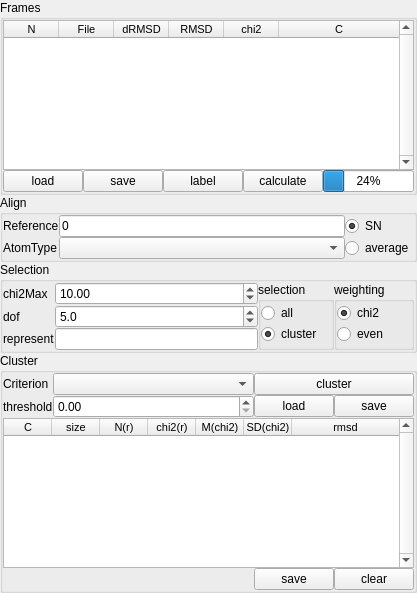
<?xml version="1.0" encoding="UTF-8"?>
<ui version="4.0">
 <class>Form</class>
 <widget class="QWidget" name="Form">
  <property name="geometry">
   <rect>
    <x>0</x>
    <y>0</y>
    <width>391</width>
    <height>560</height>
   </rect>
  </property>
  <property name="sizePolicy">
   <sizepolicy hsizetype="Preferred" vsizetype="Minimum">
    <horstretch>0</horstretch>
    <verstretch>0</verstretch>
   </sizepolicy>
  </property>
  <property name="windowTitle">
   <string>Form</string>
  </property>
  <layout class="QVBoxLayout" name="verticalLayout">
   <property name="spacing">
    <number>0</number>
   </property>
   <property name="margin">
    <number>0</number>
   </property>
   <item>
    <widget class="QGroupBox" name="groupBox">
     <property name="title">
      <string>Frames</string>
     </property>
     <layout class="QGridLayout" name="gridLayout">
      <property name="margin">
       <number>0</number>
      </property>
      <property name="spacing">
       <number>0</number>
      </property>
      <item row="3" column="0" colspan="8">
       <widget class="QTableWidget" name="tableWidget">
        <property name="sizePolicy">
         <sizepolicy hsizetype="Expanding" vsizetype="Minimum">
          <horstretch>0</horstretch>
          <verstretch>0</verstretch>
         </sizepolicy>
        </property>
        <property name="maximumSize">
         <size>
          <width>16777215</width>
          <height>150</height>
         </size>
        </property>
        <property name="font">
         <font>
          <pointsize>8</pointsize>
         </font>
        </property>
        <property name="verticalScrollBarPolicy">
         <enum>Qt::ScrollBarAlwaysOn</enum>
        </property>
        <property name="sortingEnabled">
         <bool>true</bool>
        </property>
        <attribute name="horizontalHeaderDefaultSectionSize">
         <number>55</number>
        </attribute>
        <attribute name="horizontalHeaderMinimumSectionSize">
         <number>30</number>
        </attribute>
        <attribute name="horizontalHeaderShowSortIndicator" stdset="0">
         <bool>true</bool>
        </attribute>
        <attribute name="horizontalHeaderStretchLastSection">
         <bool>true</bool>
        </attribute>
        <attribute name="verticalHeaderVisible">
         <bool>false</bool>
        </attribute>
        <attribute name="verticalHeaderDefaultSectionSize">
         <number>35</number>
        </attribute>
        <attribute name="verticalHeaderMinimumSectionSize">
         <number>20</number>
        </attribute>
        <column>
         <property name="text">
          <string>N</string>
         </property>
        </column>
        <column>
         <property name="text">
          <string>File</string>
         </property>
        </column>
        <column>
         <property name="text">
          <string>dRMSD</string>
         </property>
        </column>
        <column>
         <property name="text">
          <string>RMSD</string>
         </property>
        </column>
        <column>
         <property name="text">
          <string>chi2</string>
         </property>
        </column>
        <column>
         <property name="text">
          <string>C</string>
         </property>
        </column>
       </widget>
      </item>
      <item row="4" column="2">
       <widget class="QPushButton" name="pushButton_21">
        <property name="text">
         <string>load</string>
        </property>
       </widget>
      </item>
      <item row="4" column="3">
       <widget class="QPushButton" name="pushButton_12">
        <property name="enabled">
         <bool>true</bool>
        </property>
        <property name="text">
         <string>save</string>
        </property>
       </widget>
      </item>
      <item row="4" column="4">
       <widget class="QPushButton" name="pushButton_4">
        <property name="text">
         <string>label</string>
        </property>
       </widget>
      </item>
      <item row="4" column="5">
       <widget class="QPushButton" name="pushButton_8">
        <property name="enabled">
         <bool>true</bool>
        </property>
        <property name="text">
         <string>calculate</string>
        </property>
       </widget>
      </item>
      <item row="4" column="6">
       <widget class="QProgressBar" name="progressBar">
        <property name="value">
         <number>24</number>
        </property>
        <property name="invertedAppearance">
         <bool>false</bool>
        </property>
       </widget>
      </item>
     </layout>
    </widget>
   </item>
   <item>
    <widget class="QGroupBox" name="groupBox_4">
     <property name="title">
      <string>Align</string>
     </property>
     <layout class="QGridLayout" name="gridLayout_4">
      <property name="margin">
       <number>0</number>
      </property>
      <property name="spacing">
       <number>0</number>
      </property>
      <item row="0" column="2">
       <widget class="QLineEdit" name="lineEdit">
        <property name="text">
         <string>0</string>
        </property>
       </widget>
      </item>
      <item row="1" column="0">
       <widget class="QLabel" name="label">
        <property name="sizePolicy">
         <sizepolicy hsizetype="Minimum" vsizetype="Preferred">
          <horstretch>0</horstretch>
          <verstretch>0</verstretch>
         </sizepolicy>
        </property>
        <property name="text">
         <string>AtomType</string>
        </property>
       </widget>
      </item>
      <item row="0" column="4">
       <widget class="QRadioButton" name="radioButton_2">
        <property name="text">
         <string>SN</string>
        </property>
        <property name="checked">
         <bool>true</bool>
        </property>
       </widget>
      </item>
      <item row="0" column="0">
       <widget class="QLabel" name="label_4">
        <property name="text">
         <string>Reference</string>
        </property>
       </widget>
      </item>
      <item row="1" column="2">
       <widget class="QComboBox" name="comboBox_2">
        <property name="sizePolicy">
         <sizepolicy hsizetype="Expanding" vsizetype="Fixed">
          <horstretch>0</horstretch>
          <verstretch>0</verstretch>
         </sizepolicy>
        </property>
       </widget>
      </item>
      <item row="1" column="4">
       <widget class="QRadioButton" name="radioButton">
        <property name="text">
         <string>average</string>
        </property>
        <property name="checked">
         <bool>false</bool>
        </property>
       </widget>
      </item>
     </layout>
    </widget>
   </item>
   <item>
    <widget class="QGroupBox" name="groupBox_6">
     <property name="enabled">
      <bool>true</bool>
     </property>
     <property name="title">
      <string>Selection</string>
     </property>
     <layout class="QGridLayout" name="gridLayout_6">
      <property name="margin">
       <number>0</number>
      </property>
      <property name="spacing">
       <number>0</number>
      </property>
      <item row="0" column="9" rowspan="3">
       <widget class="QGroupBox" name="groupBox_9">
        <property name="enabled">
         <bool>true</bool>
        </property>
        <property name="title">
         <string>selection</string>
        </property>
        <layout class="QGridLayout" name="gridLayout_9">
         <property name="margin">
          <number>0</number>
         </property>
         <property name="spacing">
          <number>0</number>
         </property>
         <item row="1" column="1">
          <widget class="QRadioButton" name="radioButton_7">
           <property name="text">
            <string>cluster</string>
           </property>
           <property name="checked">
            <bool>true</bool>
           </property>
          </widget>
         </item>
         <item row="0" column="1">
          <widget class="QRadioButton" name="radioButton_9">
           <property name="text">
            <string>all</string>
           </property>
           <property name="checked">
            <bool>false</bool>
           </property>
          </widget>
         </item>
        </layout>
       </widget>
      </item>
      <item row="2" column="7">
       <widget class="QLabel" name="label_3">
        <property name="text">
         <string>represent</string>
        </property>
       </widget>
      </item>
      <item row="0" column="7">
       <widget class="QLabel" name="label_8">
        <property name="text">
         <string>chi2Max</string>
        </property>
       </widget>
      </item>
      <item row="1" column="8">
       <widget class="QDoubleSpinBox" name="doubleSpinBox_2">
        <property name="sizePolicy">
         <sizepolicy hsizetype="Expanding" vsizetype="Fixed">
          <horstretch>0</horstretch>
          <verstretch>0</verstretch>
         </sizepolicy>
        </property>
        <property name="decimals">
         <number>1</number>
        </property>
        <property name="maximum">
         <double>1000.000000000000000</double>
        </property>
        <property name="singleStep">
         <double>0.500000000000000</double>
        </property>
        <property name="value">
         <double>5.000000000000000</double>
        </property>
       </widget>
      </item>
      <item row="2" column="8">
       <widget class="QLineEdit" name="lineEdit_7">
        <property name="enabled">
         <bool>true</bool>
        </property>
        <property name="readOnly">
         <bool>true</bool>
        </property>
       </widget>
      </item>
      <item row="1" column="7">
       <widget class="QLabel" name="label_10">
        <property name="text">
         <string>dof</string>
        </property>
       </widget>
      </item>
      <item row="0" column="8">
       <widget class="QDoubleSpinBox" name="doubleSpinBox">
        <property name="sizePolicy">
         <sizepolicy hsizetype="Expanding" vsizetype="Fixed">
          <horstretch>0</horstretch>
          <verstretch>0</verstretch>
         </sizepolicy>
        </property>
        <property name="singleStep">
         <double>0.050000000000000</double>
        </property>
        <property name="value">
         <double>10.000000000000000</double>
        </property>
       </widget>
      </item>
      <item row="0" column="10" rowspan="3">
       <widget class="QGroupBox" name="groupBox_7">
        <property name="enabled">
         <bool>true</bool>
        </property>
        <property name="title">
         <string>weighting</string>
        </property>
        <layout class="QGridLayout" name="gridLayout_7">
         <property name="margin">
          <number>0</number>
         </property>
         <property name="spacing">
          <number>0</number>
         </property>
         <item row="0" column="1">
          <widget class="QRadioButton" name="radioButton_5">
           <property name="enabled">
            <bool>true</bool>
           </property>
           <property name="text">
            <string>chi2</string>
           </property>
           <property name="checked">
            <bool>true</bool>
           </property>
          </widget>
         </item>
         <item row="1" column="1">
          <widget class="QRadioButton" name="radioButton_6">
           <property name="text">
            <string>even</string>
           </property>
           <property name="checked">
            <bool>false</bool>
           </property>
          </widget>
         </item>
        </layout>
       </widget>
      </item>
     </layout>
    </widget>
   </item>
   <item>
    <widget class="QGroupBox" name="groupBox_2">
     <property name="title">
      <string>Cluster</string>
     </property>
     <layout class="QGridLayout" name="gridLayout_3">
      <property name="margin">
       <number>0</number>
      </property>
      <property name="spacing">
       <number>0</number>
      </property>
      <item row="3" column="5">
       <widget class="QPushButton" name="pushButton_5">
        <property name="text">
         <string>save</string>
        </property>
       </widget>
      </item>
      <item row="3" column="6">
       <widget class="QPushButton" name="pushButton_15">
        <property name="text">
         <string>clear</string>
        </property>
       </widget>
      </item>
      <item row="2" column="0" colspan="7">
       <widget class="QTableWidget" name="tableWidget_2">
        <property name="sizePolicy">
         <sizepolicy hsizetype="Expanding" vsizetype="Minimum">
          <horstretch>0</horstretch>
          <verstretch>0</verstretch>
         </sizepolicy>
        </property>
        <property name="maximumSize">
         <size>
          <width>16777215</width>
          <height>150</height>
         </size>
        </property>
        <property name="font">
         <font>
          <pointsize>8</pointsize>
         </font>
        </property>
        <property name="verticalScrollBarPolicy">
         <enum>Qt::ScrollBarAlwaysOn</enum>
        </property>
        <property name="sortingEnabled">
         <bool>true</bool>
        </property>
        <attribute name="horizontalHeaderCascadingSectionResizes">
         <bool>false</bool>
        </attribute>
        <attribute name="horizontalHeaderDefaultSectionSize">
         <number>48</number>
        </attribute>
        <attribute name="horizontalHeaderMinimumSectionSize">
         <number>30</number>
        </attribute>
        <attribute name="horizontalHeaderStretchLastSection">
         <bool>true</bool>
        </attribute>
        <attribute name="verticalHeaderVisible">
         <bool>false</bool>
        </attribute>
        <column>
         <property name="text">
          <string>C</string>
         </property>
        </column>
        <column>
         <property name="text">
          <string>size</string>
         </property>
        </column>
        <column>
         <property name="text">
          <string>N(r)</string>
         </property>
        </column>
        <column>
         <property name="text">
          <string>chi2(r)</string>
         </property>
        </column>
        <column>
         <property name="text">
          <string>M(chi2)</string>
         </property>
        </column>
        <column>
         <property name="text">
          <string>SD(chi2)</string>
         </property>
        </column>
        <column>
         <property name="text">
          <string>rmsd</string>
         </property>
        </column>
       </widget>
      </item>
      <item row="1" column="0" colspan="2">
       <widget class="QLabel" name="label_6">
        <property name="text">
         <string>threshold</string>
        </property>
       </widget>
      </item>
      <item row="0" column="0" colspan="2">
       <widget class="QLabel" name="label_5">
        <property name="text">
         <string>Criterion</string>
        </property>
       </widget>
      </item>
      <item row="1" column="6">
       <widget class="QPushButton" name="pushButton_14">
        <property name="text">
         <string>save</string>
        </property>
       </widget>
      </item>
      <item row="0" column="5" colspan="2">
       <widget class="QPushButton" name="pushButton_6">
        <property name="text">
         <string>cluster</string>
        </property>
       </widget>
      </item>
      <item row="1" column="5">
       <widget class="QPushButton" name="pushButton_10">
        <property name="text">
         <string>load</string>
        </property>
       </widget>
      </item>
      <item row="1" column="2">
       <widget class="QDoubleSpinBox" name="doubleSpinBox_3">
        <property name="sizePolicy">
         <sizepolicy hsizetype="Expanding" vsizetype="Fixed">
          <horstretch>0</horstretch>
          <verstretch>0</verstretch>
         </sizepolicy>
        </property>
       </widget>
      </item>
      <item row="0" column="2">
       <widget class="QComboBox" name="comboBox">
        <property name="sizePolicy">
         <sizepolicy hsizetype="Expanding" vsizetype="Fixed">
          <horstretch>0</horstretch>
          <verstretch>0</verstretch>
         </sizepolicy>
        </property>
       </widget>
      </item>
     </layout>
    </widget>
   </item>
  </layout>
 </widget>
 <resources/>
 <connections/>
</ui>
